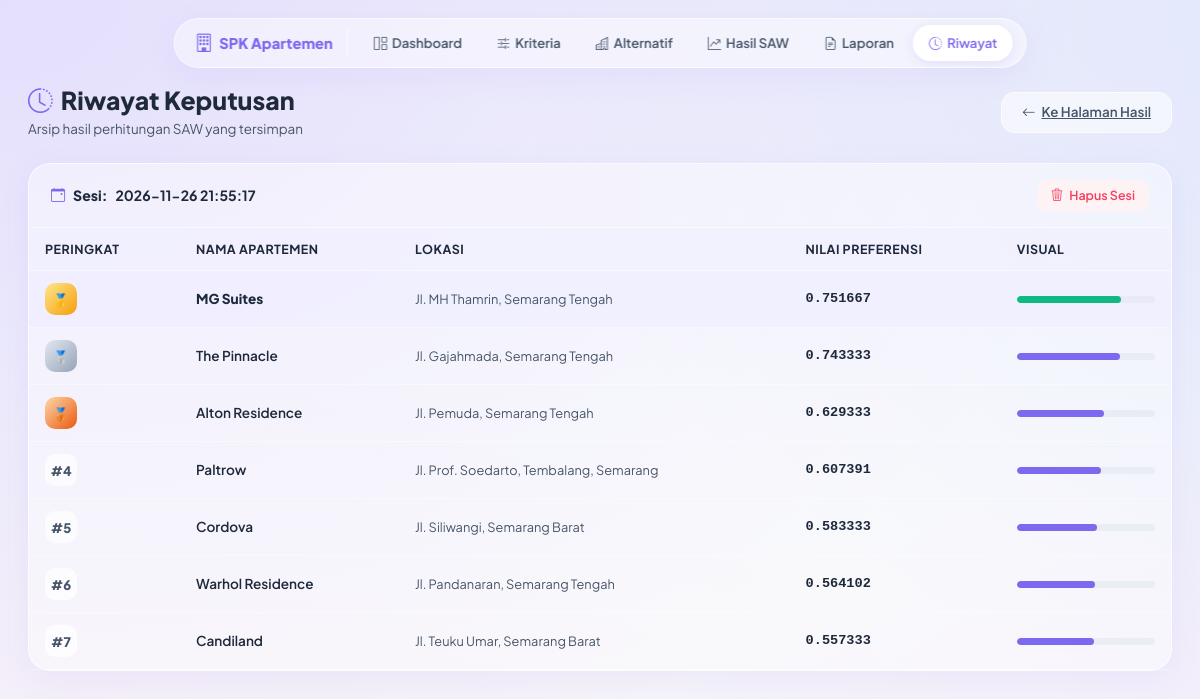
/riwayat, run on the app's committed database.
### tables this page shows
CREATE TABLE hasil_keputusan (
            id                  INTEGER PRIMARY KEY AUTOINCREMENT,
            alternatif_id       INTEGER NOT NULL REFERENCES alternatif(id) ON DELETE CASCADE,
            nilai_preferensi    REAL    NOT NULL,
            peringkat           INTEGER NOT NULL,
            tanggal             TEXT    NOT NULL DEFAULT (datetime('now','localtime'))
        );

CREATE TABLE alternatif (
            id              INTEGER PRIMARY KEY AUTOINCREMENT,
            nama_apartemen  TEXT    NOT NULL,
            lokasi          TEXT    NOT NULL,
            deskripsi       TEXT
        );

### app.py (the view)
@app.route("/riwayat")
def riwayat():
    conn = get_connection()
    rows = conn.execute("""
        SELECT h.*, a.nama_apartemen, a.lokasi
        FROM hasil_keputusan h
        JOIN alternatif a ON a.id = h.alternatif_id
        ORDER BY h.tanggal DESC, h.peringkat ASC
    """).fetchall()
    sesi = {}
    for r in rows:
        tgl = r["tanggal"]
        if tgl not in sesi:
            sesi[tgl] = []
        sesi[tgl].append(r)
    conn.close()
    return render_template("riwayat.html", sesi=sesi)

### database.py (called while the page is built)
def get_connection():
    conn = sqlite3.connect(DB_PATH)
    conn.row_factory = sqlite3.Row
    conn.execute("PRAGMA foreign_keys = ON")
    return conn

### templates/riwayat.html (shortened to what this page needs)
{% extends "base.html" %}
{% block content %}
<div class="page-header d-flex align-items-center justify-content-between flex-wrap gap-2">
  <div>
    <h1><i class="bi bi-clock-history me-2 text-primary-spk"></i>Riwayat Keputusan</h1>
    <div class="subtitle">Arsip hasil perhitungan SAW yang tersimpan</div>
  </div>
  <a href="{{ url_for('hasil') }}" class="btn-spk btn-spk-outline">
    <i class="bi bi-arrow-left"></i> Ke Halaman Hasil
  </a>
</div>
{% if sesi %}
  {% for tanggal, rows in sesi.items() %}
  <div class="glass-card mb-4">
    <div class="card-header-spk" style="justify-content:space-between;">
      <div class="d-flex align-items-center gap-2">
        <i class="bi bi-calendar-event text-primary-spk"></i>
        <strong>Sesi:</strong> {{ tanggal }}
      </div>
      <form method="POST" action="{{ url_for('hapus_sesi') }}"
            onsubmit="return confirm('Hapus sesi {{ tanggal }}?');">
        <button type="submit" class="btn-spk btn-spk-danger btn-spk-sm">
          <i class="bi bi-trash3"></i> Hapus Sesi
        </button>
      </form>
    </div>
    <div style="overflow-x:auto;">
      <table class="spk-table">
        <thead>
          <tr>
            <th>Peringkat</th>
            <th>Nama Apartemen</th>
            <th>Lokasi</th>
            <th>Nilai Preferensi</th>
            <th>Visual</th>
          </tr>
        </thead>
        <tbody>
          {% for r in rows %}
          <tr {% if r.peringkat == 1 %}style="background:var(--accent-bg);"{% endif %}>
            <td>
              {% if r.peringkat == 1 %}
                <span class="badge-rank badge-rank-1">🥇</span>
              {% elif r.peringkat == 2 %}
                <span class="badge-rank badge-rank-2">🥈</span>
              {% elif r.peringkat == 3 %}
                <span class="badge-rank badge-rank-3">🥉</span>
              {% else %}
                <span class="badge-rank badge-rank-n">#{{ r.peringkat }}</span>
              {% endif %}
            </td>
            <td style="font-weight:{% if r.peringkat == 1 %}800{% else %}600{% endif %};">{{ r.nama_apartemen }}</td>
            <td style="font-size:.8rem; color:var(--text-muted);">{{ r.lokasi }}</td>
            <td style="font-family:monospace; font-weight:700;">{{ "%.6f"|format(r.nilai_preferensi) }}</td>
            <td style="min-width:120px;">
              <div class="progress-spk">
                <div class="bar {% if r.peringkat==1 %}valid{% endif %}" style="width:{{ (r.nilai_preferensi * 100)|round(2) }}%;"></div>
              </div>
            </td>
          </tr>
          {% endfor %}
        </tbody>
      </table>
    </div>
  </div>
  {% endfor %}
{% endif %}
{% endblock %}

### data on the page
hasil_keputusan: tanggal "2026-11-26 21:55:17", nama_apartemen "MG Suites", lokasi "Jl. MH Thamrin, Semarang Tengah", nilai_preferensi "0.751667", peringkat 1 (drawn)
hasil_keputusan: nama_apartemen "The Pinnacle", lokasi "Jl. Gajahmada, Semarang Tengah", nilai_preferensi "0.743333", peringkat 2 (drawn)
hasil_keputusan: nama_apartemen "Alton Residence", lokasi "Jl. Pemuda, Semarang Tengah", nilai_preferensi "0.629333", peringkat 3 (drawn)
hasil_keputusan: peringkat "4", nama_apartemen "Paltrow", lokasi "Jl. Prof. Soedarto, Tembalang, Semarang", nilai_preferensi "0.607391"
hasil_keputusan: peringkat "5", nama_apartemen "Cordova", lokasi "Jl. Siliwangi, Semarang Barat", nilai_preferensi "0.583333"
hasil_keputusan: peringkat "6", nama_apartemen "Warhol Residence", lokasi "Jl. Pandanaran, Semarang Tengah", nilai_preferensi "0.564102"
hasil_keputusan: peringkat "7", nama_apartemen "Candiland", lokasi "Jl. Teuku Umar, Semarang Barat", nilai_preferensi "0.557333"
